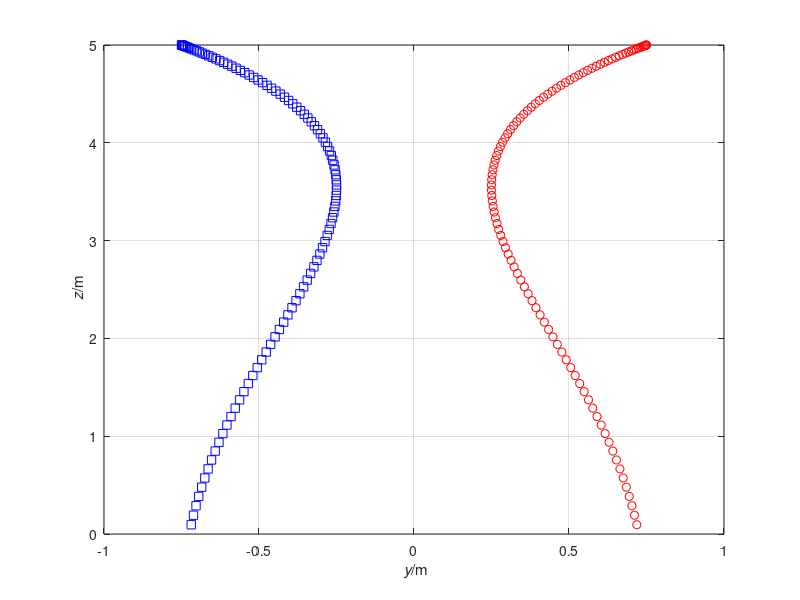

Write the MATLAB code that produced this figure.
%%% Simulation of two bodies connected by Hookean material in 2D
%% Coordinates (t, y, z)
clear
%% Constants
ma = 0.06;	   % kg: mass of object a
mb = 0.06;	   % kg: mass of object b
g = 9.81;  % N/kg: gravitational acceleration
ln = 1;	   % m: natural length
k = 1;	   % N/m: spring constant

%% Initial conditions
t = 0;	       % s: initial time
ra = [-0.75, 5];  % m: initial position of object a
rb = [0.75, 5];   % m: initial position of object b
va = [0, 0];  % m/s: initial velocity of object a
vb = [0, 0];   % m/s: initial velocity of object b

%% Boundary conditions
Ga = -ma * g * [0, 1];  % N: gravity supply on object a
Gb = -mb * g * [0, 1];  % N: gravity supply on object b

%% Parameters for time loop
t1 = 1;	     % s: final time
dt = 0.0001;  % s: time step %@

%% Plotting
dtplot = t1/100;  % time interval between plots
tplot = dtplot;	  % time for next plot
figure
plot(ra(1), ra(2), 'sb')
hold on; grid on
plot(rb(1), rb(2), 'or')
xlabel('{\it y}/m'); ylabel('{\it z}/m') %@

%% State: ra, rb, va, vb
%% Numerical time integration
while t < t1
  %% constitutive relations
  Pa = ma * va;
  Pb = mb * vb;
  l = norm(ra - rb); % calculation of present length
  Fa = -k * (l - ln) * (ra - rb)/l;
  Fb = -Fa; % balance of momentum for Hookean material

  %% balances
  t = t + dt;
  Pa = Pa + (Fa + Ga) * dt;
  Pb = Pb + (Fb + Gb) * dt;
  ra = ra + va * dt;
  rb = rb + vb * dt;

  %% constitutive relations
  va = Pa / ma;
  vb = Pb / mb; %@

  %% plot
  if t > tplot
    plot(ra(1), ra(2), 'sb')
    plot(rb(1), rb(2), 'or')
    pause(0)
    tplot = tplot + dtplot;
  end %@
end
